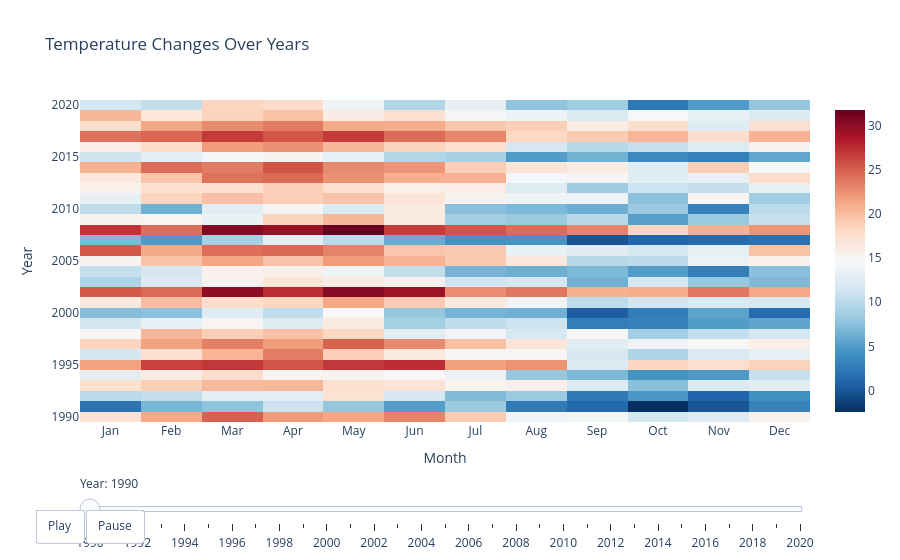

Notebook cell for this chart:
### Markdown cell above
### 7. Animated Chart

Animated charts help visualize changes in data over time by adding animation frames to the charts.

### Code cell
import plotly.graph_objects as go  # Importing Plotly Graph Objects for more customizable plots
import numpy as np  # Importing NumPy for numerical computations

# Generate sample data for temperatures across months and years
np.random.seed(42)  # Setting a random seed for reproducibility
years = range(1990, 2021)  # Defining the years from 1990 to 2021
months = ['Jan', 'Feb', 'Mar', 'Apr', 'May', 'Jun', 'Jul', 'Aug', 'Sep', 'Oct', 'Nov', 'Dec']  # Defining the months

# Creating a list to store the generated temperature data
data = []
for year in years:
    base_temp = np.random.normal(15, 5)  # Generate a base temperature for the year (mean=15, std=5)
    for month in months:
        # Calculate temperature by adding seasonal variation (sin wave) and noise (mean=0, std=2)
        temp = base_temp + np.random.normal(0, 2) + 5 * np.sin(np.pi * months.index(month) / 6)
        # Append the data for each month and year
        data.append({'Year': year, 'Month': month, 'Temperature': temp})

# Convert the list of dictionaries into a Pandas DataFrame
df = pd.DataFrame(data)

# Create a figure object to contain the plot
fig = go.Figure()

# Add the initial heatmap plot to the figure
# Heatmap uses Month (x-axis), Year (y-axis), and Temperature (color-coded)
heatmap = go.Heatmap(
    x=df['Month'],  # X-axis represents months
    y=df['Year'],   # Y-axis represents years
    z=df['Temperature'],  # Z-axis represents temperature values (color intensity)
    colorscale='RdBu_r',  # Color scale representing temperature (red-blue reversed)
    zmin=df['Temperature'].min(),  # Minimum temperature for color scaling
    zmax=df['Temperature'].max()   # Maximum temperature for color scaling
)
# Add the heatmap trace to the figure
fig.add_trace(heatmap)

# Create frames for the animation, one frame for each year
frames = []
for year in years:
    # Each frame updates the heatmap, showing data for up to the current year
    frame = go.Frame(
        data=[go.Heatmap(
            z=df[df['Year'] <= year]['Temperature'],  # Temperature data for all years up to the current year
            zmin=df['Temperature'].min(),  # Maintain consistent color scaling
            zmax=df['Temperature'].max()
        )],
        name=str(year)  # Set the frame name to the current year for slider control
    )
    frames.append(frame)

# Assign the frames to the figure for the animation
fig.frames = frames

# Add a slider to control the animation frame by year
sliders = [dict(
    active=0,  # Start the slider at the first frame (year 1990)
    currentvalue={"prefix": "Year: "},  # Display the current year on the slider
    pad={"t": 50},  # Padding to position the slider
    steps=[dict(
        label=str(year),  # Label each step with the year
        method="animate",  # Link each step to the 'animate' method
        args=[[str(year)], dict(frame=dict(duration=300, redraw=True), transition=dict(duration=300))]  # Frame transition duration
    ) for year in years]  # Create a slider step for each year
)]

# Add Play and Pause buttons for animation control
updatemenus = [dict(
    type="buttons",
    buttons=[dict(
        label="Play",  # Play button starts the animation
        method="animate",  # Use the 'animate' method to play the frames
        args=[None, {"frame": {"duration": 300, "redraw": True},  # Frame duration for smooth transition
                     "fromcurrent": True,  # Continue animation from the current frame
                     "transition": {"duration": 300, "easing": "quadratic-in-out"}}]),  # Smooth easing for transitions
             dict(
        label="Pause",  # Pause button stops the animation
        method="animate",
        args=[[None], {"frame": {"duration": 0, "redraw": False},  # Stop the animation immediately
                       "mode": "immediate",  # Pause without transitions
                       "transition": {"duration": 0}}])  # No transition when pausing
    ],
    direction="left",  # Position the buttons to the left
    pad={"r": 10, "t": 87},  # Padding to position the buttons
    showactive=False,  # Hide active button highlighting
    x=0.1,  # X-position of the buttons
    xanchor="right",  # Anchor to the right
    y=0,  # Y-position of the buttons
    yanchor="top"  # Anchor to the top
)]

# Update the layout of the figure to include the title, axis labels, slider, and buttons
fig.update_layout(
    title="Temperature Changes Over Years",  # Title of the chart
    xaxis_title="Month",  # X-axis label
    yaxis_title="Year",  # Y-axis label
    sliders=sliders,  # Add the slider for year control
    updatemenus=updatemenus  # Add the play/pause buttons
)

# Show the figure with the heatmap and animation controls
fig.show()

### Figure 1 — Plotly figure (JSON) as saved in the notebook; plotly's stock layout.template omitted (floating-point values rounded to 4 significant figures; data arrays with more than 128 entries replaced by an {"elided": "..."} marker saying what was removed)
{"data": [{"colorscale": [[0, "rgb(5,48,97)"], [0.1, "rgb(33,102,172)"], [0.2, "rgb(67,147,195)"], [0.3, "rgb(146,197,222)"], [0.4, "rgb(209,229,240)"], [0.5, "rgb(247,247,247)"], [0.6, "rgb(253,219,199)"], [0.7, "rgb(244,165,130)"], [0.8, "rgb(214,96,77)"], [0.9, "rgb(178,24,43)"], [1, "rgb(103,0,31)"]], "type": "heatmap", "x": {"elided": "372 str values"}, "y": {"elided": "372 int values"}, "z": {"elided": "372 float values"}, "zmax": 31.75, "zmin": -2.416}], "layout": {"sliders": [{"active": 0, "currentvalue": {"prefix": "Year: "}, "pad": {"t": 50}, "steps": [{"args": [["1990"], {"frame": {"duration": 300, "redraw": true}, "transition": {"duration": 300}}], "label": "1990", "method": "animate"}, {"args": [["1991"], {"frame": {"duration": 300, "redraw": true}, "transition": {"duration": 300}}], "label": "1991", "method": "animate"}, {"args": [["1992"], {"frame": {"duration": 300, "redraw": true}, "transition": {"duration": 300}}], "label": "1992", "method": "animate"}, {"args": [["1993"], {"frame": {"duration": 300, "redraw": true}, "transition": {"duration": 300}}], "label": "1993", "method": "animate"}, {"args": [["1994"], {"frame": {"duration": 300, "redraw": true}, "transition": {"duration": 300}}], "label": "1994", "method": "animate"}, {"args": [["1995"], {"frame": {"duration": 300, "redraw": true}, "transition": {"duration": 300}}], "label": "1995", "method": "animate"}, {"args": [["1996"], {"frame": {"duration": 300, "redraw": true}, "transition": {"duration": 300}}], "label": "1996", "method": "animate"}, {"args": [["1997"], {"frame": {"duration": 300, "redraw": true}, "transition": {"duration": 300}}], "label": "1997", "method": "animate"}, {"args": [["1998"], {"frame": {"duration": 300, "redraw": true}, "transition": {"duration": 300}}], "label": "1998", "method": "animate"}, {"args": [["1999"], {"frame": {"duration": 300, "redraw": true}, "transition": {"duration": 300}}], "label": "1999", "method": "animate"}, {"args": [["2000"], {"frame": {"duration": 300, "redraw": true}, "transition": {"duration": 300}}], "label": "2000", "method": "animate"}, {"args": [["2001"], {"frame": {"duration": 300, "redraw": true}, "transition": {"duration": 300}}], "label": "2001", "method": "animate"}, {"args": [["2002"], {"frame": {"duration": 300, "redraw": true}, "transition": {"duration": 300}}], "label": "2002", "method": "animate"}, {"args": [["2003"], {"frame": {"duration": 300, "redraw": true}, "transition": {"duration": 300}}], "label": "2003", "method": "animate"}, {"args": [["2004"], {"frame": {"duration": 300, "redraw": true}, "transition": {"duration": 300}}], "label": "2004", "method": "animate"}, {"args": [["2005"], {"frame": {"duration": 300, "redraw": true}, "transition": {"duration": 300}}], "label": "2005", "method": "animate"}, {"args": [["2006"], {"frame": {"duration": 300, "redraw": true}, "transition": {"duration": 300}}], "label": "2006", "method": "animate"}, {"args": [["2007"], {"frame": {"duration": 300, "redraw": true}, "transition": {"duration": 300}}], "label": "2007", "method": "animate"}, {"args": [["2008"], {"frame": {"duration": 300, "redraw": true}, "transition": {"duration": 300}}], "label": "2008", "method": "animate"}, {"args": [["2009"], {"frame": {"duration": 300, "redraw": true}, "transition": {"duration": 300}}], "label": "2009", "method": "animate"}, {"args": [["2010"], {"frame": {"duration": 300, "redraw": true}, "transition": {"duration": 300}}], "label": "2010", "method": "animate"}, {"args": [["2011"], {"frame": {"duration": 300, "redraw": true}, "transition": {"duration": 300}}], "label": "2011", "method": "animate"}, {"args": [["2012"], {"frame": {"duration": 300, "redraw": true}, "transition": {"duration": 300}}], "label": "2012", "method": "animate"}, {"args": [["2013"], {"frame": {"duration": 300, "redraw": true}, "transition": {"duration": 300}}], "label": "2013", "method": "animate"}, {"args": [["2014"], {"frame": {"duration": 300, "redraw": true}, "transition": {"duration": 300}}], "label": "2014", "method": "animate"}, {"args": [["2015"], {"frame": {"duration": 300, "redraw": true}, "transition": {"duration": 300}}], "label": "2015", "method": "animate"}, {"args": [["2016"], {"frame": {"duration": 300, "redraw": true}, "transition": {"duration": 300}}], "label": "2016", "method": "animate"}, {"args": [["2017"], {"frame": {"duration": 300, "redraw": true}, "transition": {"duration": 300}}], "label": "2017", "method": "animate"}, {"args": [["2018"], {"frame": {"duration": 300, "redraw": true}, "transition": {"duration": 300}}], "label": "2018", "method": "animate"}, {"args": [["2019"], {"frame": {"duration": 300, "redraw": true}, "transition": {"duration": 300}}], "label": "2019", "method": "animate"}, {"args": [["2020"], {"frame": {"duration": 300, "redraw": true}, "transition": {"duration": 300}}], "label": "2020", "method": "animate"}]}], "title": {"text": "Temperature Changes Over Years"}, "updatemenus": [{"buttons": [{"args": [null, {"frame": {"duration": 300, "redraw": true}, "fromcurrent": true, "transition": {"duration": 300, "easing": "quadratic-in-out"}}], "label": "Play", "method": "animate"}, {"args": [[null], {"frame": {"duration": 0, "redraw": false}, "mode": "immediate", "transition": {"duration": 0}}], "label": "Pause", "method": "animate"}], "direction": "left", "pad": {"r": 10, "t": 87}, "showactive": false, "type": "buttons", "x": 0.1, "xanchor": "right", "y": 0, "yanchor": "top"}], "xaxis": {"title": {"text": "Month"}}, "yaxis": {"title": {"text": "Year"}}}}
